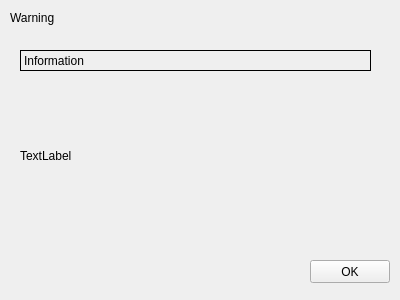
<?xml version="1.0" encoding="UTF-8"?>
<ui version="4.0">
 <class>AlarmWindow</class>
 <widget class="QWidget" name="AlarmWindow">
  <property name="geometry">
   <rect>
    <x>0</x>
    <y>0</y>
    <width>400</width>
    <height>300</height>
   </rect>
  </property>
  <property name="windowTitle">
   <string>Form</string>
  </property>
  <widget class="QPushButton" name="pushButton">
   <property name="geometry">
    <rect>
     <x>310</x>
     <y>260</y>
     <width>80</width>
     <height>23</height>
    </rect>
   </property>
   <property name="text">
    <string>OK</string>
   </property>
  </widget>
  <widget class="QLabel" name="label_Warning">
   <property name="geometry">
    <rect>
     <x>10</x>
     <y>10</y>
     <width>371</width>
     <height>16</height>
    </rect>
   </property>
   <property name="text">
    <string>Warning</string>
   </property>
  </widget>
  <widget class="QLabel" name="label">
   <property name="geometry">
    <rect>
     <x>20</x>
     <y>50</y>
     <width>351</width>
     <height>21</height>
    </rect>
   </property>
   <property name="frameShape">
    <enum>QFrame::Box</enum>
   </property>
   <property name="text">
    <string>Information</string>
   </property>
  </widget>
  <widget class="QLabel" name="label_Explanation">
   <property name="geometry">
    <rect>
     <x>20</x>
     <y>80</y>
     <width>351</width>
     <height>151</height>
    </rect>
   </property>
   <property name="text">
    <string>TextLabel</string>
   </property>
  </widget>
 </widget>
 <resources/>
 <connections/>
</ui>
